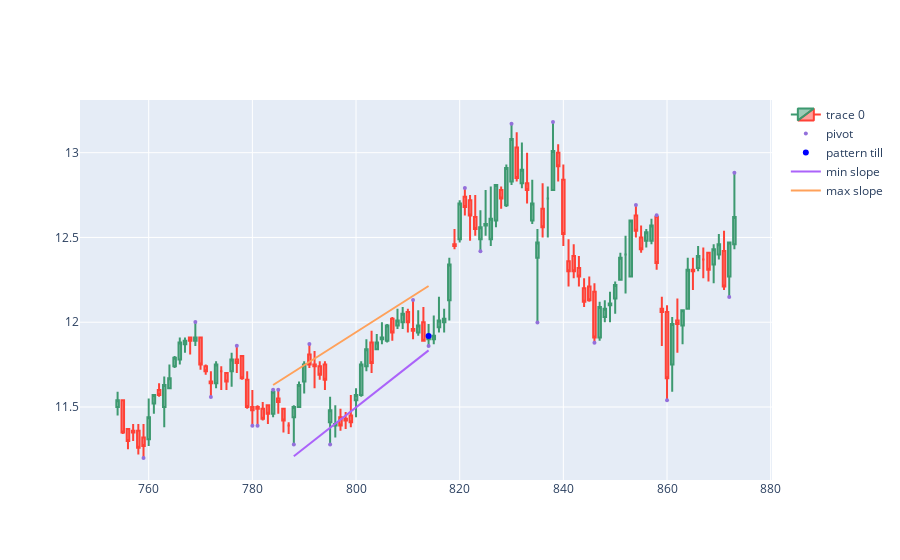

The code cell stored with this chart in its notebook:
### Code cell
idx = 0
df = myTA.downloadAndMakeAnalysis(curr.iloc[idx].code, dt.datetime(1980,1,1), dt.datetime.now(),'1d').reset_index()
df['pivot'] = df.apply(lambda x: pivotid(df, x.name,3,3), axis=1)
df['pointpos'] = df.apply(lambda row: pointpos(row), axis=1)

triangle = visualizeValidCandle(df, curr.iloc[idx].candleid, backcandles, visualize=True)
